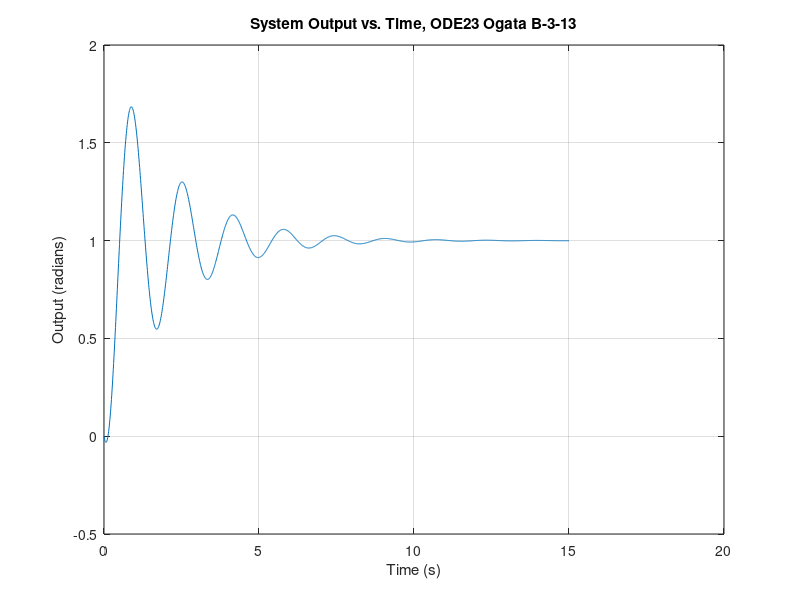

Reproduce this figure in MATLAB.
function hw5
%% Problem 3
%equation of motion:
% J(thetaodd)+b(thetaod)+kthetao = kthetai
global A B u
u = 1; %u is a unit step input
%made up moment of inertia, damping, and spring constant
J = 1;
b = 1;
k = 15;

%define system in state space form (these are the A,B,C,D values from the
%standard form equaition)
A = [0 1; -k/J -b/J];
B = [0; k/J];
C = [1 0];
D = 0;

%define simulation parameters
x0 = [0 -1]; %these are the initial conditions
tstart = 0; %start time
tstop = 15; %end time
tspan = tstart:.01:tstop;

%numerically integrate differential equation defined in function 'state2.m'
[t,x] = ode23(@state2,tspan,x0);
y = C*x' +D*u; %calculate output
function thetadot = state2(t,x)

%define differential equation to integrate
thetadot = A*x + B*u;
end
%plot output
figure(6)
plot(t,y)
title('System Output vs. Time, ODE23 Ogata B-3-13')
xlabel('Time (s)')
ylabel('Output (radians)')
grid on

end



